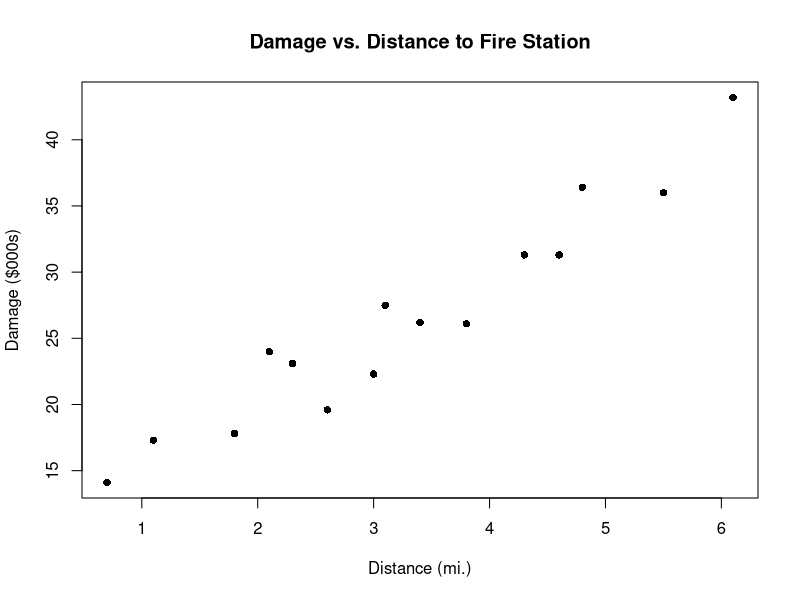
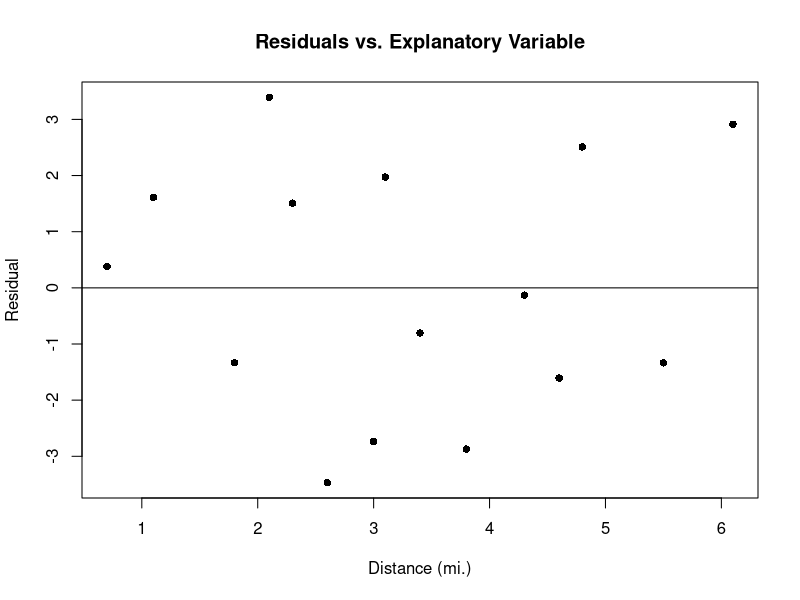
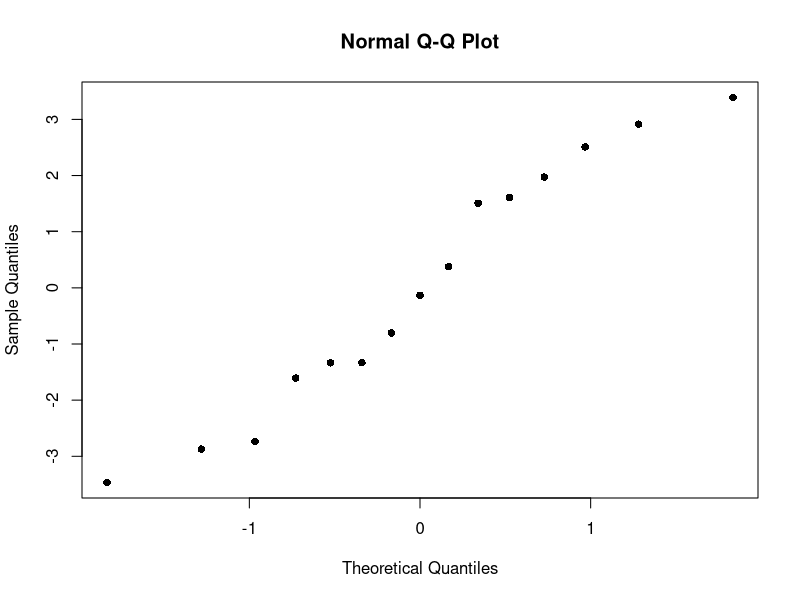

Here is the R script that generated these plots, in order: (Note: this script raises an error after producing the figures.)
fire.dat <- read.table(file="fire.dat")
names(fire.dat) <- c("obs","dist","damage")
attach(fire.dat)

plot(dist,damage,pch=16,
     xlab="Distance (mi.)",ylab="Damage ($000s)",
     main="Damage vs. Distance to Fire Station")

fire.lm <- lm(damage~dist)

plot(dist,fire.lm$res,
     xlab="Distance (mi.)",ylab="Residual",
     main="Residuals vs. Explanatory Variable",pch=16)
abline(h=0)

qqnorm(fire.lm$res,pch=16)

newx<-seq(0,7)
prd<-predict(fire.lm,newdata=data.frame(x=newx),interval = c("confidence"), 
             level = 0.90,type="mean")
abline(fire.lm)
aa=anova(fire.lm)
sig=sqrt(aa$`Mean Sq`[2])

nn=rnorm(1500,0,sig)
dim(nn)=c(15,100)

par(mfrow=c(2,2))
for (j in (1:4))
{
dist=fire.dat$dist
damage=dist*fire.lm$coefficients[2]+fire.lm$coefficients[1]+nn[,j]
nlm=lm(damage~dist)
print(nlm$coefficients)
plot(dist,damage,pch=16,xlab="Distance (mi.)",
     ylab="Damage ($1Ks)",xlim=c(0,7),ylim=c(8,40))
abline(nlm)
}
  
   
list
lines(newx,prd[,2],col="red",lty=2)
lines(newx,prd[,3],col="red",lty=2)
